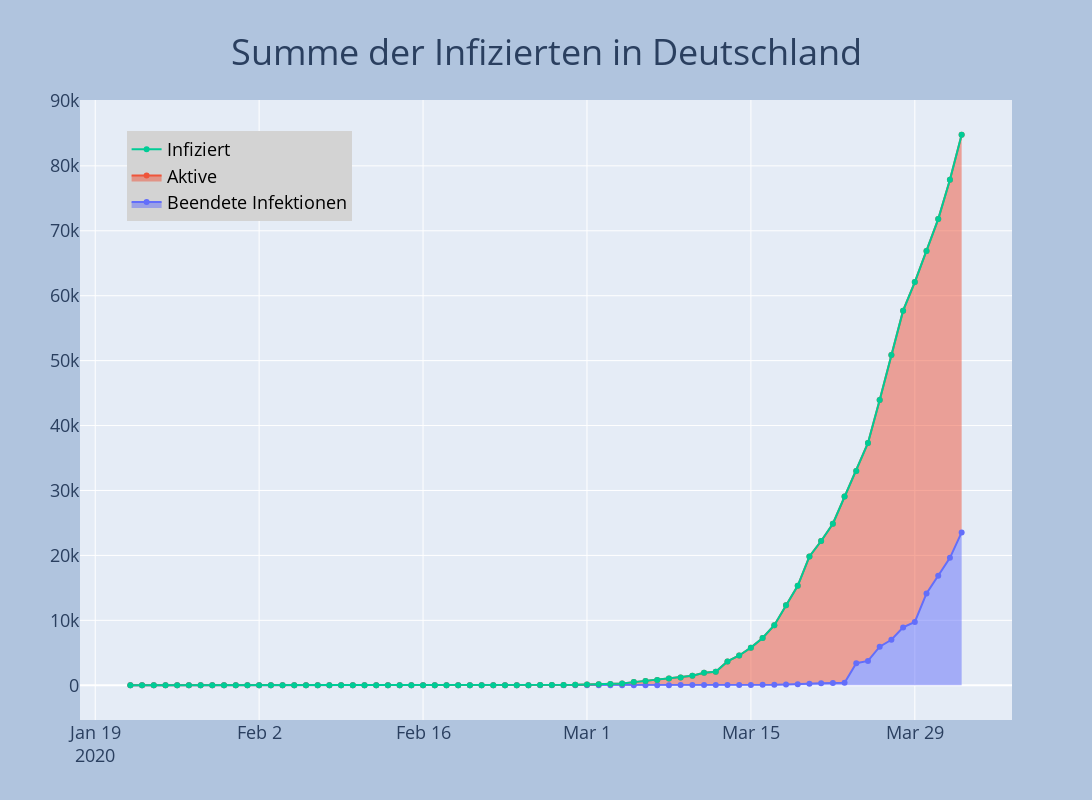

Notebook source saved alongside this figure:
### Markdown cell above
Die Anzahl der Infizierten Personen in Deutschland ist abhängig von der Anzahl der getesteten Personen in Deutschland. Leider liegen aktuell keine verlässlichen Daten auf Tagesbasis für die Anzahl der getesteten Personen vor.

Bis zum 24.03. wurde nur als infiziert Fälle gezählt, die Positiv auf Corona Viren getestet wurden. Ab dem 25.03. werden auch Fälle als infiziert gezählt, bei denen Personen nicht getestet wurden, aber Kontakt zu positiv getesteten Personen hatten und Symptome zeigen.

### Code cell
fig = go.Figure()
fig.add_trace(go.Scatter(x=df.datum, y=df.beendet,mode='lines+markers', name='Beendete Infektionen',stackgroup='one'))
fig.add_trace(go.Scatter(x=df.datum, y=df.aktiv,mode='lines+markers',name='Aktive', fill='tonexty',stackgroup='one'))
fig.add_trace(go.Scatter(x=df.datum, y=df.infiziert,mode='lines+markers',name='Infiziert',))
fig = plot_layout(fig, 'Summe der Infizierten in Deutschland')
fig.show()
